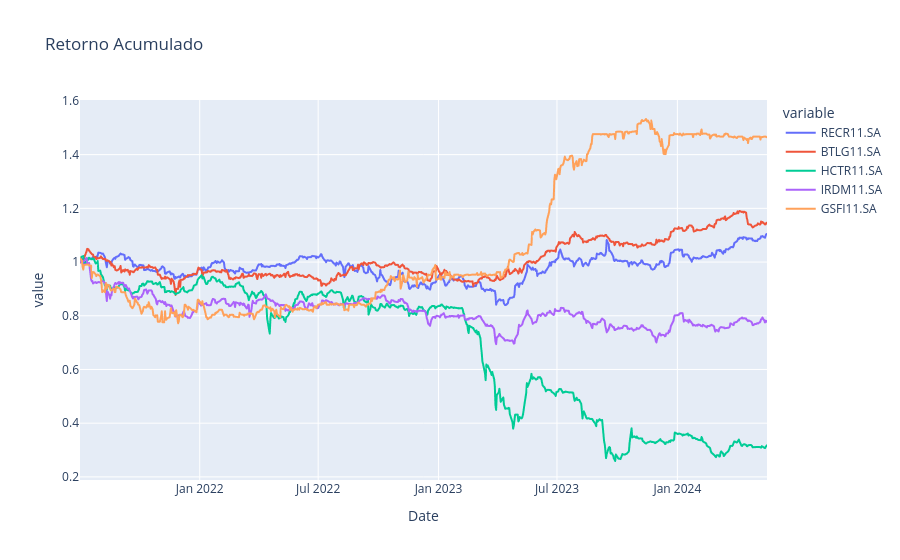
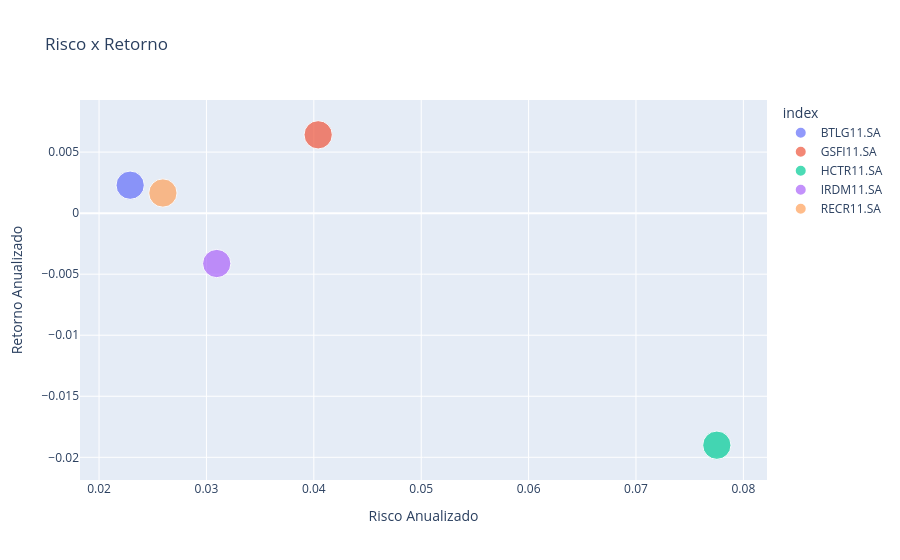

Source (notebook cell) for these figures, in order:
### Code cell
import numpy as np
import pandas as pd

from pandas_datareader import data as pdr
import yfinance as yf
yf.pdr_override()

from matplotlib import pyplot as plt
import plotly.express as px
import seaborn as sn

assets = ["RECR11.SA", "BTLG11.SA", "HCTR11.SA", "IRDM11.SA", "GSFI11.SA"]
## Define a data início
start = '2021-07-01'
## Define a data de fim
end = '2024-05-20'

# Busca os preços ajustados
prices = pdr.get_data_yahoo(assets, start = start, end = end)['Adj Close']

# Calcula os retornos e retira dados faltantes
returns = prices.pct_change().dropna()

# Calcula retorno mensal
returns.resample('M').agg(lambda x: (x + 1).prod()- 1)

# Calcula Retorno Acumulado
acum_index = (1 + returns).cumprod()

# Retira a data do index e transforma em coluna (para plotar)
acum = acum_index.reset_index(level = 0)

# Escolhe o tamanho do gráfico
plt.figure(figsize = (15, 10))

# Constrói o gráfico
fig = px.line(acum, x = 'Date', y = assets, title = 'Retorno Acumulado')
fig.show()





# Calcula Retorno Anualizado
N = len(acum_index)
annualized_return = acum_index.iloc[-1,] ** (12 / N) - 1

# Desvio padrão anualizado dos ativos
sd_annualized = returns.std() * np.sqrt(12)

# Cria um data frame de risco e retorno
annualized_risk_return = pd.DataFrame({'Risco Anualizado' : sd_annualized,
              'Retorno Anualizado' : annualized_return})

# Plota a relação Risco x Retorno
px.scatter(annualized_risk_return,
           x = 'Risco Anualizado',
           y = 'Retorno Anualizado',
           color =  annualized_risk_return.index,
           size = np.ones(len(returns.columns)),
           title = 'Risco x Retorno'
           )

### Figure 1 — Plotly figure (JSON) as saved in the notebook; plotly's stock layout.template omitted (floating-point values rounded to 4 significant figures; data arrays with more than 128 entries replaced by an {"elided": "..."} marker saying what was removed)
{"data": [{"hovertemplate": "variable=RECR11.SA<br>Date=%{x}<br>value=%{y}<extra></extra>", "legendgroup": "RECR11.SA", "line": {"color": "#636efa", "dash": "solid"}, "marker": {"symbol": "circle"}, "mode": "lines", "name": "RECR11.SA", "showlegend": true, "type": "scattergl", "x": {"elided": "717 str values"}, "xaxis": "x", "y": {"elided": "717 float values"}, "yaxis": "y"}, {"hovertemplate": "variable=BTLG11.SA<br>Date=%{x}<br>value=%{y}<extra></extra>", "legendgroup": "BTLG11.SA", "line": {"color": "#EF553B", "dash": "solid"}, "marker": {"symbol": "circle"}, "mode": "lines", "name": "BTLG11.SA", "showlegend": true, "type": "scattergl", "x": {"elided": "717 str values"}, "xaxis": "x", "y": {"elided": "717 float values"}, "yaxis": "y"}, {"hovertemplate": "variable=HCTR11.SA<br>Date=%{x}<br>value=%{y}<extra></extra>", "legendgroup": "HCTR11.SA", "line": {"color": "#00cc96", "dash": "solid"}, "marker": {"symbol": "circle"}, "mode": "lines", "name": "HCTR11.SA", "showlegend": true, "type": "scattergl", "x": {"elided": "717 str values"}, "xaxis": "x", "y": {"elided": "717 float values"}, "yaxis": "y"}, {"hovertemplate": "variable=IRDM11.SA<br>Date=%{x}<br>value=%{y}<extra></extra>", "legendgroup": "IRDM11.SA", "line": {"color": "#ab63fa", "dash": "solid"}, "marker": {"symbol": "circle"}, "mode": "lines", "name": "IRDM11.SA", "showlegend": true, "type": "scattergl", "x": {"elided": "717 str values"}, "xaxis": "x", "y": {"elided": "717 float values"}, "yaxis": "y"}, {"hovertemplate": "variable=GSFI11.SA<br>Date=%{x}<br>value=%{y}<extra></extra>", "legendgroup": "GSFI11.SA", "line": {"color": "#FFA15A", "dash": "solid"}, "marker": {"symbol": "circle"}, "mode": "lines", "name": "GSFI11.SA", "showlegend": true, "type": "scattergl", "x": {"elided": "717 str values"}, "xaxis": "x", "y": {"elided": "717 float values"}, "yaxis": "y"}], "layout": {"legend": {"title": {"text": "variable"}, "tracegroupgap": 0}, "title": {"text": "Retorno Acumulado"}, "xaxis": {"anchor": "y", "domain": [0, 1], "title": {"text": "Date"}}, "yaxis": {"anchor": "x", "domain": [0, 1], "title": {"text": "value"}}}}

### Figure 2 — Plotly figure (JSON) as saved in the notebook; plotly's stock layout.template omitted (floating-point values rounded to 4 significant figures)
{"data": [{"hovertemplate": "index=BTLG11.SA<br>Risco Anualizado=%{x}<br>Retorno Anualizado=%{y}<br>size=%{marker.size}<extra></extra>", "legendgroup": "BTLG11.SA", "marker": {"color": "#636efa", "size": [1], "sizemode": "area", "sizeref": 0.0025, "symbol": "circle"}, "mode": "markers", "name": "BTLG11.SA", "orientation": "v", "showlegend": true, "type": "scatter", "x": [0.0229], "xaxis": "x", "y": [0.00229], "yaxis": "y"}, {"hovertemplate": "index=GSFI11.SA<br>Risco Anualizado=%{x}<br>Retorno Anualizado=%{y}<br>size=%{marker.size}<extra></extra>", "legendgroup": "GSFI11.SA", "marker": {"color": "#EF553B", "size": [1], "sizemode": "area", "sizeref": 0.0025, "symbol": "circle"}, "mode": "markers", "name": "GSFI11.SA", "orientation": "v", "showlegend": true, "type": "scatter", "x": [0.0404], "xaxis": "x", "y": [0.006416], "yaxis": "y"}, {"hovertemplate": "index=HCTR11.SA<br>Risco Anualizado=%{x}<br>Retorno Anualizado=%{y}<br>size=%{marker.size}<extra></extra>", "legendgroup": "HCTR11.SA", "marker": {"color": "#00cc96", "size": [1], "sizemode": "area", "sizeref": 0.0025, "symbol": "circle"}, "mode": "markers", "name": "HCTR11.SA", "orientation": "v", "showlegend": true, "type": "scatter", "x": [0.07753], "xaxis": "x", "y": [-0.01901], "yaxis": "y"}, {"hovertemplate": "index=IRDM11.SA<br>Risco Anualizado=%{x}<br>Retorno Anualizado=%{y}<br>size=%{marker.size}<extra></extra>", "legendgroup": "IRDM11.SA", "marker": {"color": "#ab63fa", "size": [1], "sizemode": "area", "sizeref": 0.0025, "symbol": "circle"}, "mode": "markers", "name": "IRDM11.SA", "orientation": "v", "showlegend": true, "type": "scatter", "x": [0.03096], "xaxis": "x", "y": [-0.004128], "yaxis": "y"}, {"hovertemplate": "index=RECR11.SA<br>Risco Anualizado=%{x}<br>Retorno Anualizado=%{y}<br>size=%{marker.size}<extra></extra>", "legendgroup": "RECR11.SA", "marker": {"color": "#FFA15A", "size": [1], "sizemode": "area", "sizeref": 0.0025, "symbol": "circle"}, "mode": "markers", "name": "RECR11.SA", "orientation": "v", "showlegend": true, "type": "scatter", "x": [0.02594], "xaxis": "x", "y": [0.00165], "yaxis": "y"}], "layout": {"legend": {"itemsizing": "constant", "title": {"text": "index"}, "tracegroupgap": 0}, "title": {"text": "Risco x Retorno"}, "xaxis": {"anchor": "y", "domain": [0, 1], "title": {"text": "Risco Anualizado"}}, "yaxis": {"anchor": "x", "domain": [0, 1], "title": {"text": "Retorno Anualizado"}}}}
